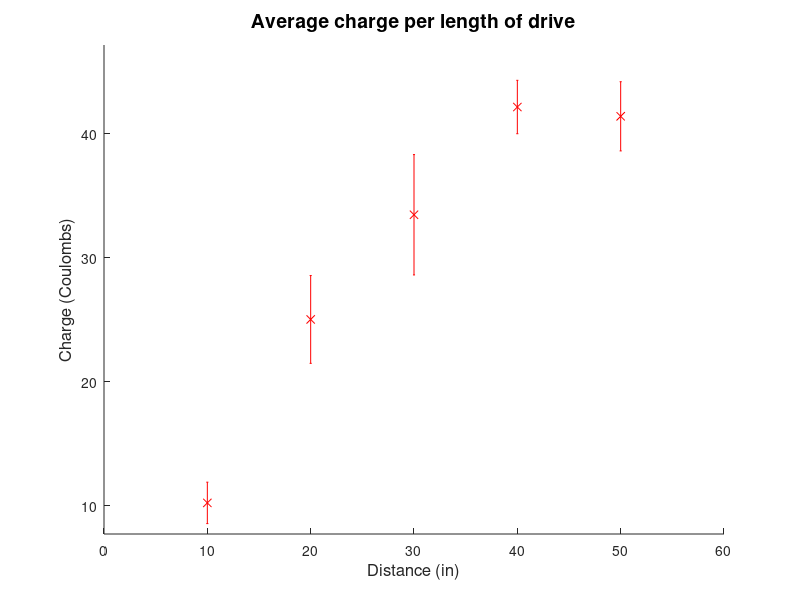

Reproduce this figure in MATLAB.
close all
clear all
clc

%% Data
charge10 = [11.5526864 10.0931453 7.9324151	8.5310821 8.6150987];
charge10 = [charge10 9.9238869 7.7016635 10.0891706	10.1583958 10.4692493];
charge10 = [charge10 11.3084214 9.5489728 8.3539128 10.6535072 10.0318237];
charge10 = [charge10 13.5662058	10.6770811 8.7706028 9.6637085	12.7630808];
charge10 = [charge10 13.8564879	9.7636577 9.1883664	12.8712061	9.2367736];

charge20 = [30.222804	23.9626144	24.5493172	23.9517265	24.3574228];
charge20 = [charge20 29.5093195	30.296065	24.0503228	20.5554796	20.8132757];
charge20 = [charge20 23.570738	27.0106993	23.183332	18.6004794	19.59446];
charge20 = [charge20 29.643098	28.4429191	24.2567321	26.8585328	22.4027332];
charge20 = [charge20 29.2641021	24.2075009	23.8930573	21.7971516	30.5425231];

charge30 = [26.7537631	29.3615659	26.4316573	32.7409815	35.2697119];
charge30 = [charge30 33.5293476	33.0904541	35.8078262	40.7671422	37.2882354];
charge30 = [charge30 39.6917387	30.8196607	32.2427608	40.0850827	34.6501597];
charge30 = [charge30 29.5439499	31.0888252	37.4411117	41.8562389	27.2611678];
charge30 = [charge30 27.9925283	28.4305086	38.7950627	27.6839009	38.1653594];

charge40 = [43.49096 39.85841 38.31229 40.19086 45.10343 41.39119];
charge40 = [charge40 44.1896 41.8651 43.3547 41.59191 43.19067];
charge40 = [charge40 44.5397 43.05266 43.9236 41.56665 44.38249];
charge40 = [charge40 37.5200 42.97063 44.05672 39.96194 42.98586];
charge40 = [charge40 42.41246 44.67949 43.07992 40.93438 37.78073];

charge50 = [43.91802 39.35625 43.96031 40.12833 39.32582];
charge50 = [charge50 37.71426 42.62866 45.26899 40.7627 41.67095];
charge50 = [charge50 41.30716 42.05872 40.77086 42.80211 45.84966];
charge50 = [charge50 39.93863 39.0643 37.87562 36.1126 40.15819];
charge50 = [charge50 45.66699 47.1753 42.69361 38.63948 40.61186];

%% Find mean and error

mean10 = mean(charge10);
mean20 = mean(charge20);
mean30 = mean(charge30);
mean40 = mean(charge40);
mean50 = mean(charge50);

stdev10 = std(charge10);
stdev20 = std(charge20);
stdev30 = std(charge30);
stdev40 = std(charge40);
stdev50 = std(charge50);

%% Plot
figure
hold on
errorbar(10,mean10,stdev10,'rx')
errorbar(20,mean20,stdev20,'rx')
errorbar(30,mean30,stdev30,'rx')
errorbar(40,mean40,stdev40,'rx')
errorbar(50,mean50,stdev50,'rx')
ymin = min(charge10);
ymax = max(charge50);
axis([0 60 ymin ymax])
title('Average charge per length of drive','FontSize',14)
xlabel('Distance (in)','FontSize',12)
ylabel('Charge (Coulombs)','FontSize',12)







